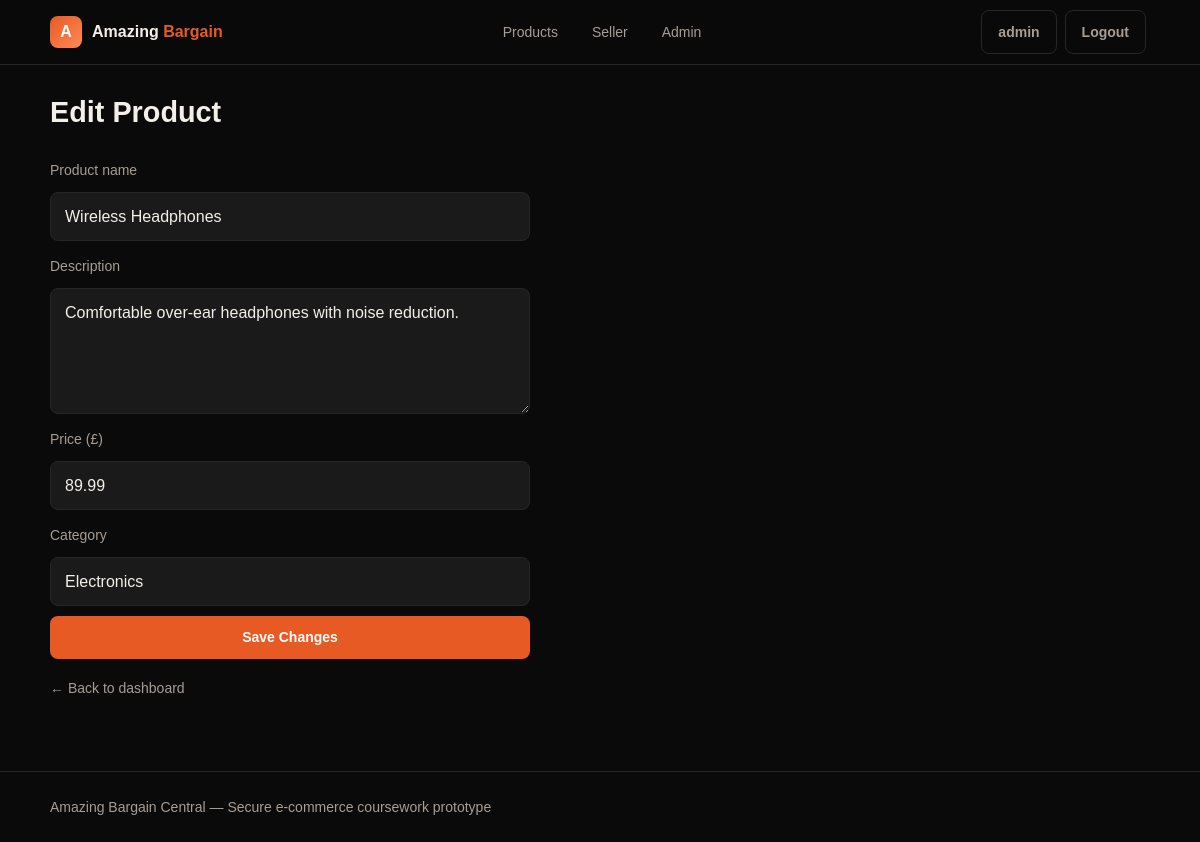
/seller/edit-product/1 (signed in), run on the app's committed database.
### tables this page shows
CREATE TABLE products (
        id INTEGER PRIMARY KEY AUTOINCREMENT,
        name TEXT NOT NULL,
        description TEXT NOT NULL,
        price REAL NOT NULL,
        category TEXT NOT NULL DEFAULT 'General',
        seller_id INTEGER,
        created_at TIMESTAMP DEFAULT CURRENT_TIMESTAMP,
        FOREIGN KEY (seller_id) REFERENCES users (id)
    );

### backend/app.py (the view, shortened to what this page needs)
@app.route("/seller/edit-product/<int:product_id>", methods=["GET", "POST"])
@role_required("seller", "admin")
def edit_product(product_id):
    db = get_db()
    product = get_product_or_404(product_id)
    if session["role"] != "admin" and product["seller_id"] != session["user_id"]:
        flash("You can only edit your own products.", "danger")
        return redirect(url_for("seller_dashboard"))
    return render_template("seller_product_form.html", product=product)

### backend/app.py (called while the page is built)
def get_db():
    if "db" not in g:
        g.db = sqlite3.connect(app.config["DATABASE"])
        g.db.row_factory = sqlite3.Row
        g.db.execute("PRAGMA foreign_keys = ON")
    return g.db

def get_product_or_404(product_id):
    product = get_db().execute(PRODUCT_BY_ID_QUERY, (product_id,)).fetchone()
    if not product:
        abort(404)
    return product

def generate_csrf_token():
    if "_csrf_token" not in session:
        session["_csrf_token"] = secrets.token_hex(32)
    return session["_csrf_token"]

@app.before_request
def check_csrf():
    if request.method == "POST":
        token = session.get("_csrf_token")
        if not token or token != request.form.get("_csrf_token"):
            abort(403)

@app.before_request
def make_session_permanent():
    session.permanent = True

def role_required(*roles):
    def decorator(view):
        @wraps(view)
        def wrapped(*args, **kwargs):
            if "user_id" not in session:
                flash("Please log in first.", "warning")
                return redirect(url_for("login"))
            if session.get("role") not in roles:
                flash("You don't have permission to view that page.", "danger")
                return redirect(url_for("index"))
            return view(*args, **kwargs)
        return wrapped
    return decorator

### frontend/templates/seller_product_form.html (shortened to what this page needs)
{% extends "base.html" %}
{% block content %}
<section class="page-section narrow">
    <h1>{% if product %}Edit Product{% else %}Add Product{% endif %}</h1>
    <form method="post" class="form-card">
        <label for="name">Product name</label>
        <input type="text" name="name" id="name" required maxlength="100"
               value="{{ product.name if product else '' }}">
        <label for="description">Description</label>
        <textarea name="description" id="description" rows="4" required
                  maxlength="2000">{{ product.description if product else '' }}</textarea>
        <label for="price">Price (&pound;)</label>
        <input type="number" name="price" id="price" step="0.01" min="0.01" max="99999" required
               value="{{ product.price if product else '' }}">
        <label for="category">Category</label>
        <input type="text" name="category" id="category" maxlength="50"
               value="{{ product.category if product else 'General' }}">
        <button type="submit" class="btn btn-primary">
            {% if product %}Save Changes{% else %}Add Product{% endif %}
        </button>
    </form>
    <a href="{{ url_for('seller_dashboard') }}" class="back-link">&larr; Back to dashboard</a>
</section>
{% endblock %}

### frontend/static/style.css (style rules this page uses)
:root { --bg: #0a0a0a; --panel: #121212; --panel-2: #1a1a1a; --text: #f3efe9; --muted: #a69d95; --border: #262626; --primary: #e75a24; --primary-hover: #c94818; --success: #25b864; --danger: #e74c3c; --warning: #f0c54a; --radius: 12px; }
* { box-sizing: border-box; }
html { scroll-behavior: smooth; }
body { margin: 0; font-family: Arial, Helvetica, sans-serif; background: var(--bg); color: var(--text); line-height: 1.6; min-height: 100vh; display: flex; flex-direction: column; }
a { color: var(--primary); text-decoration: none; }
button, input, select, textarea { font: inherit; }
.btn { display: inline-block; border: none; cursor: pointer; border-radius: 8px; padding: 10px 16px; font-size: 14px; font-weight: 600; text-decoration: none; transition: 0.2s; text-align: center; }
.btn-primary { background: var(--primary); color: white; }
.page-section { margin-bottom: 32px; }
.page-section h1 { margin: 0 0 20px; font-size: 1.8rem; }
.narrow { max-width: 480px; }
.back-link { display: inline-block; margin-bottom: 16px; color: var(--muted); font-size: 14px; }
.form-card { display: grid; gap: 10px; margin-bottom: 16px; }
.form-card label { font-size: 14px; color: var(--muted); margin-top: 4px; }
.form-card input, .form-card textarea, .form-card select { width: 100%; background: var(--panel-2); border: 1px solid var(--border); color: var(--text); padding: 11px 14px; border-radius: 8px; outline: none; }
.form-card textarea { resize: vertical; }

### data on the page
products: name "Wireless Headphones", description "Comfortable over-ear headphones with noise reduction.", price "89.99", category "Electronics"

### other printed values
{{ session.username }} "admin"
